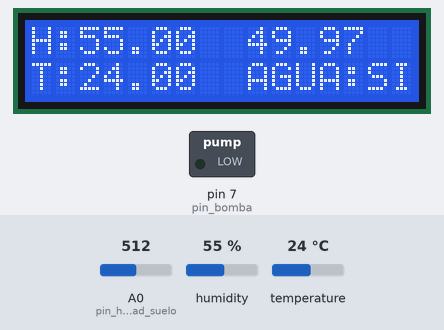
Bench run of a sketch on a simulated Arduino Uno, built with avr-gcc and run on an emulated ATmega328P. Shown: 16×2 character LCD, switched loads named in the sketch (green lamp = pin HIGH). The test bench sets the inputs (shaded band); at power-on: A0 (pin_humedad_suelo) = 512, humidity 55 %, temperature 24 °C.

Above: at 1.2 s.
1.3 s: A0 (pin_humedad_suelo) set to 33
At 1.92 s:
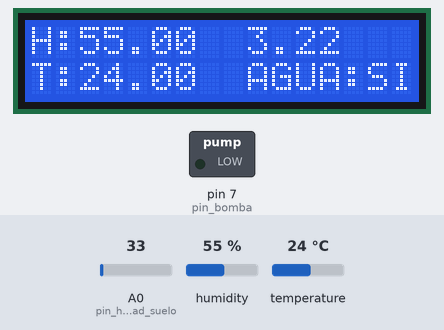
5.1 s: A0 (pin_humedad_suelo) set to 28
At 5.6 s:
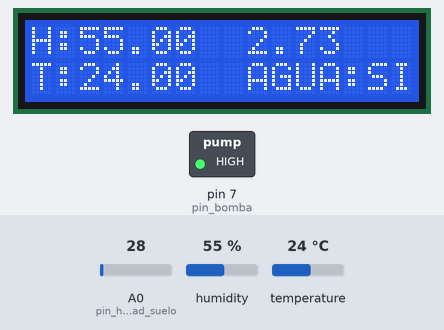
7.7 s: humidity set to 22 %
At 8.54 s:
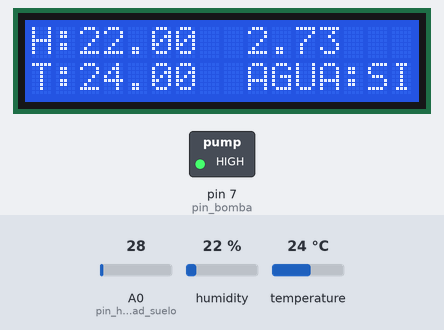
9.8 s: temperature set to 12 °C
At 10.57 s:
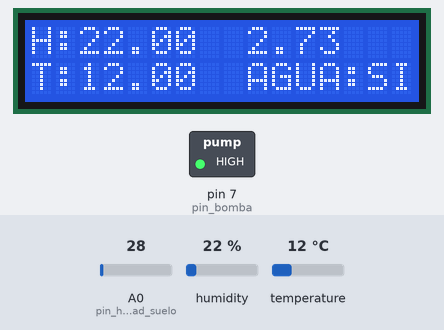
11.8 s: humidity set to 40 %
At 12.61 s:
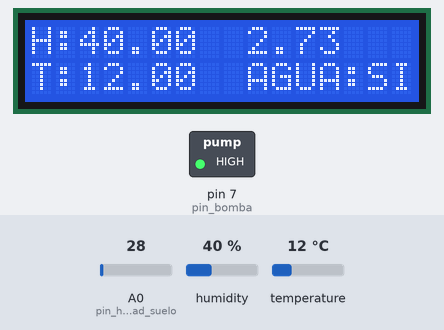
13.8 s: A0 (pin_humedad_suelo) set to 0
At 14.2 s:
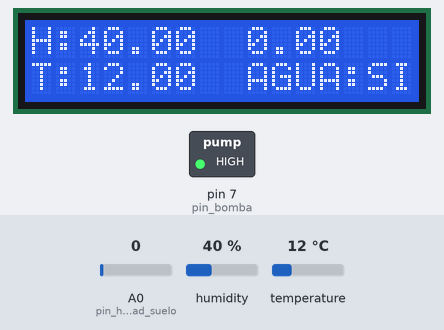
Timing chart, 0 to 16.3 s (numbered marks = the images above; inputs shaded):
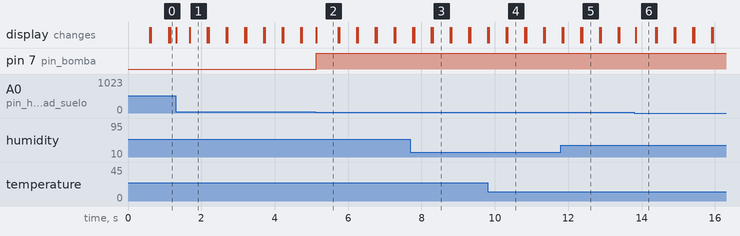

The sketch:

Codigo_jardin.ino
```cpp
//Librerias necesarias para los sensores: Usar el manejador de librerias para conseguirlas
#include <LiquidCrystal_I2C.h>
#include <DHT.h>

//Declaración las variables de los sensores
int humedad_suelo = 0;
float lect_norm = 0;
float temp = 0;
float h = 0;


//Declaracion de los pines a usar
short int pin_humedad_suelo =  A0;
short int pin_bomba = 7;
short int pin_humedad = 2;


//Declaracion de las variables para el uso del tiempo
long t_actual_bomba;
long t_actual_lcd;
long t_diff_lcd;
long t_diff_bomba=0;

//Bandera
bool bomba_activada = false;

//Objetos de las librerias necesarias para sensor y pantalla LCD
DHT dht(pin_humedad,DHT11);
LiquidCrystal_I2C lcd(0x3F,16,2);


void setup() {
  Serial.begin(9600);
  dht.begin();
  pinMode(pin_bomba, OUTPUT);
  digitalWrite(pin_bomba, LOW);
  lcd.init();
  lcd.backlight();
  t_actual_lcd = micros();

}


void loop() {
  //Lectura en humedad del suelo
  humedad_suelo = analogRead(pin_humedad_suelo);
  lect_norm = (humedad_suelo * (0.0976));

  //Lectura humedad en el aire y temperatura
  h = dht.readHumidity();
  temp = dht.readTemperature();

  //Imprimir valores en la pantalla LCD
  lcd.print("H:");
  lcd.print(h);
  lcd.setCursor(9,0);

  lcd.print(lect_norm);
  lcd.setCursor(0,1);
  lcd.print("T:");
  lcd.print(temp);
  lcd.setCursor(9,1);
  lcd.print("AGUA:");
  lcd.print("SI");

  //Según la humedad del suelo se determina si prender la bomba de agua
  if(humedad_suelo < 30){
    digitalWrite(pin_bomba, HIGH);
    bomba_activada = true;
    t_actual_bomba = micros();
  }

  //Determina cuanto tiempo estar prendida la bomba y luego se apaga el pin digital
  t_diff_bomba =micros() - t_actual_bomba;
  if((t_diff_bomba >= 5000000) && (bomba_activada == true)){
    bomba_activada = false;
    digitalWrite(pin_bomba, LOW);
  }

  //Determina el tiempo de refresco de la pantalla LCD para que se vea bien
  t_diff_lcd = micros() - t_actual_lcd;
  if(t_diff_lcd >= 500000){

    lcd.clear();
    t_actual_lcd = micros();
  }
}
```

Measured:
- the behaviour switches between 30 and 29 on A0 (pin_humedad_suelo) (found by bisection; images 1 and 2)
- after the input at 1.3 s, the display: first changes at once (image 1 shows a later state)
- after the input at 5.1 s, pin 7 (pin_bomba): LOW → HIGH at once; the display: changes at once (image 2)
- after the input at 7.7 s, the display: first differs from a run without the input after 0.60 s (image 3)
- after the input at 9.8 s, the display: first differs from a run without the input after 0.54 s (image 4)
- after the input at 11.8 s, the display: first differs from a run without the input after 0.58 s (image 5)
- after the input at 13.8 s, the display: changes at once (image 6)
